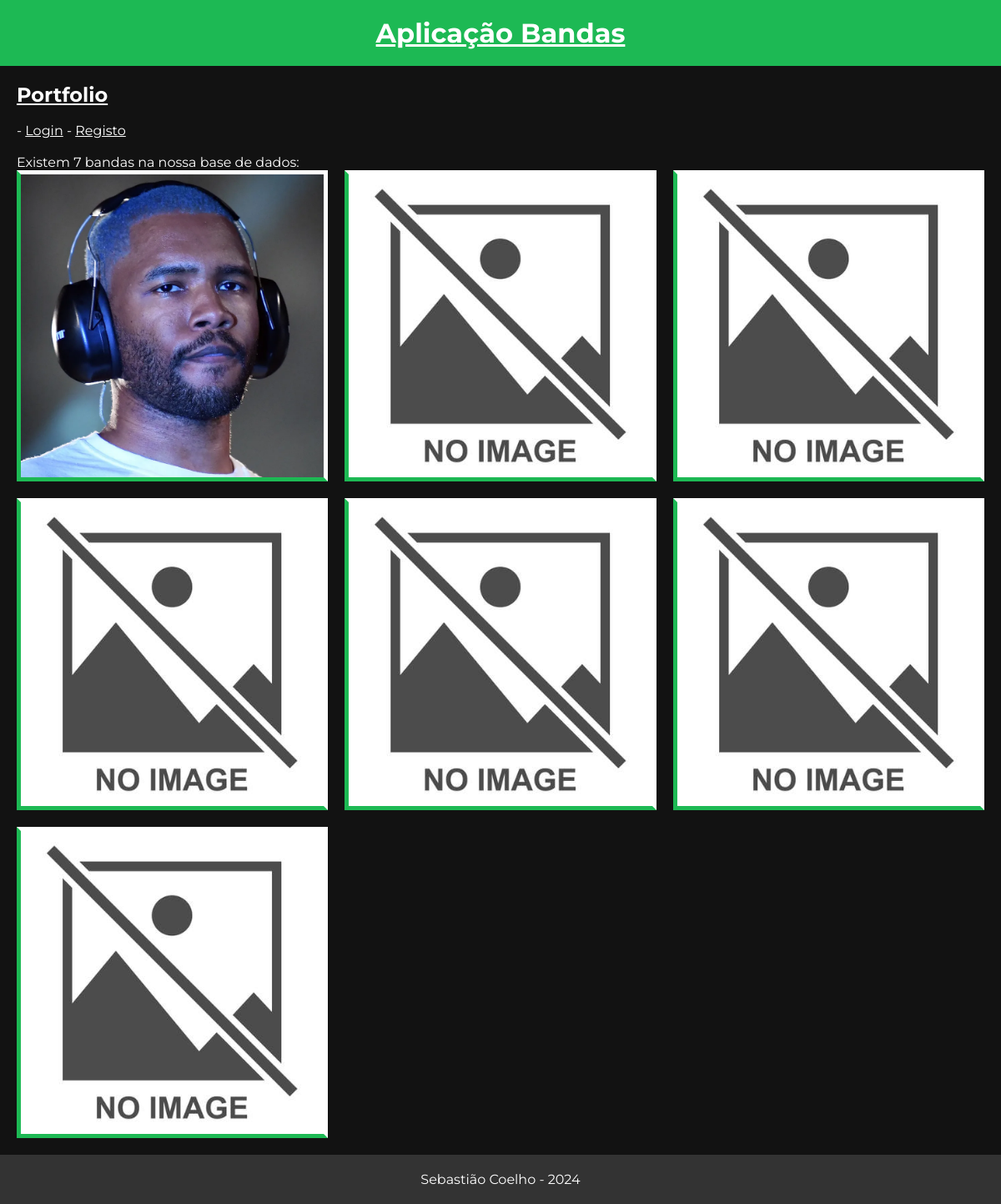
Before: /bandas/ with the older database file.
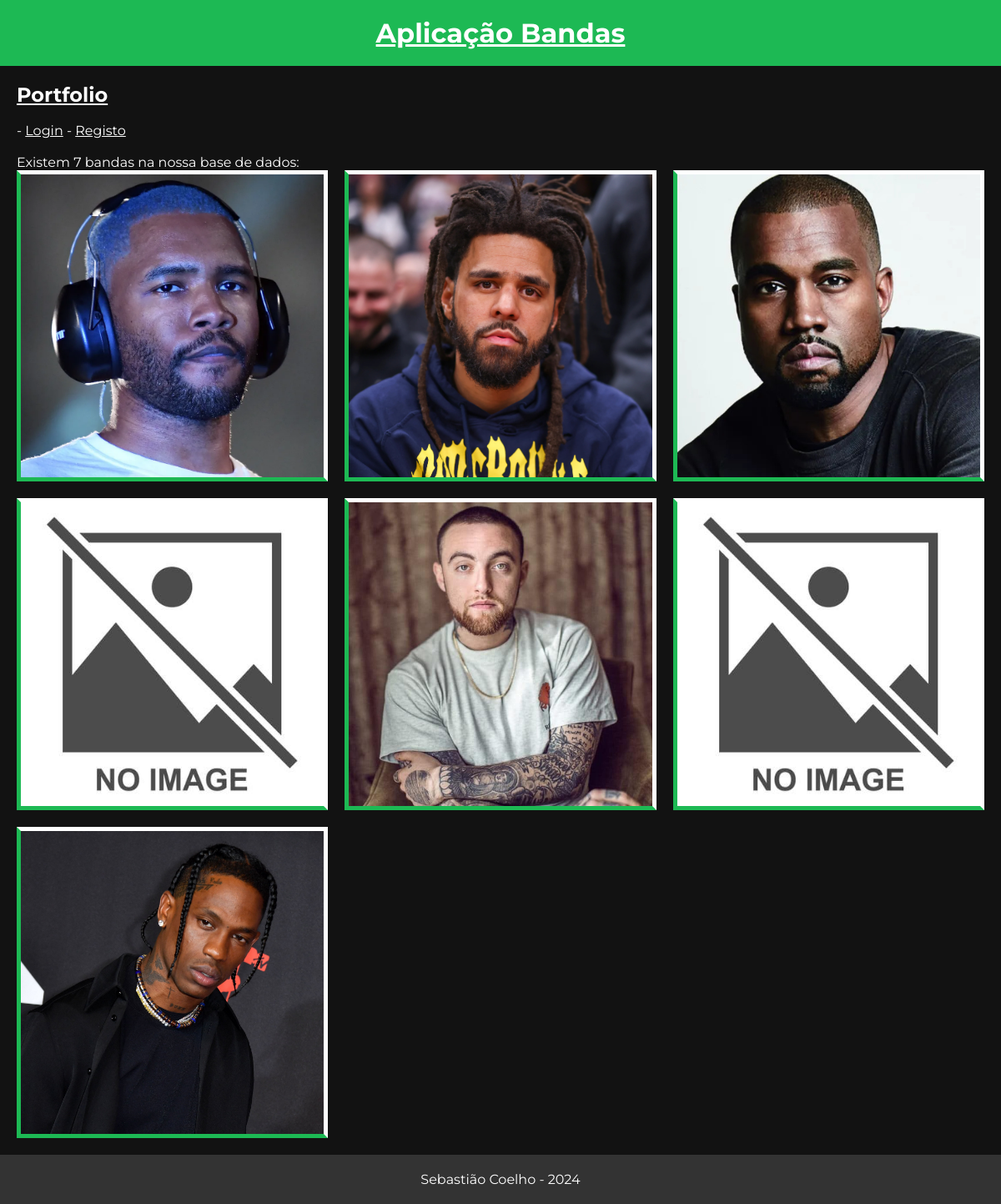
After: the same page with the newer database file.
### bandas/models.py (models this page shows, shortened)
class Banda(models.Model):
    nome = models.CharField(max_length=100)
    foto = models.ImageField(upload_to='bandas', null=True, blank=True)
    descricao = models.CharField(max_length=500)
    lancamento_primeiro_album = models.IntegerField()
    banda_ativa = models.BooleanField(default=False)

### bandas/views.py (the view)
# urls.py: path('', views.index_view, name='index'),
def index_view(request):
    context = {
        'bandas': Banda.objects.all().order_by('nome'),
    }
    return render(request, "bandas/index.html", context)

### bandas/templates/bandas/index.html (shortened to what this page needs)
{% extends 'bandas/layout.html' %}
{% block content %}
    <p>Existem {{ bandas|length }} bandas na nossa base de dados:</p>
    <div class="bandas-list">
        {% for banda in bandas %}
        <a href="{% url 'bandas:banda' banda.id %}">
        <div class="banda-item">
            {% if banda.foto %}
                <img src="{{ banda.foto.url }}" alt="{{ banda.nome }}">
            {% else %}
                <img src="media/no_image.jpg" alt="{{ banda.nome }}">
            {% endif %}
        </div>
        </a>
        {% endfor %}
    </div>
{% endblock %}

### bandas/templates/bandas/layout.html (shortened to what this page needs)
 {% load static %}
<!DOCTYPE html>
<html lang="pt">
<head>
    <link rel="stylesheet" href="{% static 'bandas/estilos.css' %}">
</head>
<body>
<header>
    <a href="{% url 'bandas:index' %}"><h1>Aplicação Bandas</h1></a>
</header>
<main>
    <nav>
        <a href="{% url 'portfolio:landing_page' %}"><h1>Portfolio</h1></a>
        <br>
        {% if user.is_authenticated %}
            - <a href="{% url 'autenticacao:logout' %}">Logout</a>
        {% else %}
            - <a href="{% url 'autenticacao:login' %}">Login</a>
            - <a href="{% url 'autenticacao:registo' %}">Registo</a>
        {% endif %}
    </nav>
    <br>
    {% block content %}
    {% endblock %}
</main>
<footer>
    <p>Sebastião Coelho - 2024</p>
</footer>
</body>
</html>

### static/bandas/estilos.css (style rules this page uses)
* { font-family: 'Montserrat', sans-serif; margin: 0; padding: 0; box-sizing: border-box; }
body { display: grid; grid-template-rows: auto 1fr auto; height: 100vh; background: #121212; color: white; }
header, footer { background: #333; color: #fff; text-align: center; padding: 20px; }
header { background: #1DB954; color: #191414; }
main { padding: 20px; }
.bandas-list { display: grid; grid-template-columns: repeat(3, 1fr); gap: 20px; }
.banda-item { position: relative; overflow: hidden; }
.banda-item img { width: 100%; height: auto; display: block; }
a { color: white; }
a:link { color: white; }
img { border: 5px solid #333; border-top-color: white; border-right-color: white; border-bottom-color: #1db954; border-left-color: #1db954; }

Changed rows visible on the page:
changed Banda (number 2 of 7 on the later page): foto: picture added
changed Banda (number 3 of 7 on the later page): foto: picture added
changed Banda (number 5 of 7 on the later page): foto: picture added
changed Banda (number 6 of 7 on the later page): foto: picture removed
changed Banda (number 7 of 7 on the later page): foto: picture added
